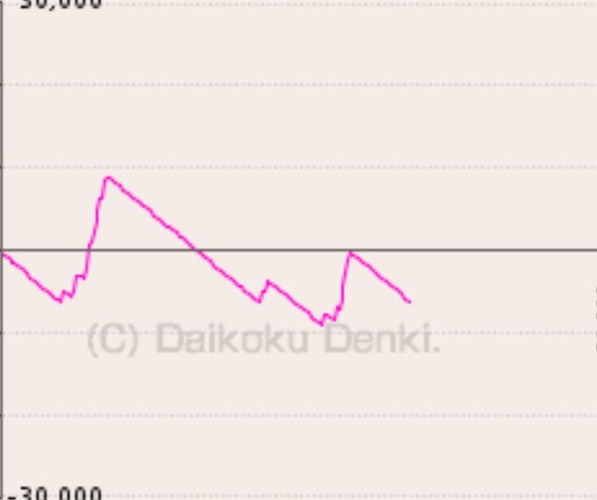
#> input picture backup_20250630_181526/cropped/S__78209130_graph_only.png, 597 x 500 px; its folder holds only this picture in this run
$ python debug_zero_line.py
#> lines starting #> are read from the running program, lines starting #| are printed output that depends on the picture
#!/usr/bin/env python3
"""
ゼロライン検出デバッグツール
"""

import cv2
import numpy as np
import matplotlib.pyplot as plt
import os

def debug_zero_line(image_path):
    """ゼロライン検出をデバッグ"""
    img = cv2.imread(image_path)
#> img is the input picture: shape (500, 597, 3); mean B, G, R 228.5, 231.9, 242.4
    if img is None:
        print(f"画像読み込みエラー: {image_path}")
        return

    height, width = img.shape[:2]
#> height = 500; width = 597
    gray = cv2.cvtColor(img, cv2.COLOR_BGR2GRAY)

    print(f"\n画像: {os.path.basename(image_path)}")
    print(f"サイズ: {width}x{height}")
#| サイズ: 597x500

    mid_y = height // 2
#> mid_y = 250
    print(f"中央Y: {mid_y}")
#| 中央Y: 250

    # 検索範囲の行を分析
    print("\n検索範囲の分析:")
    candidates = []

    for y in range(mid_y - 50, mid_y + 50):
        if y < 0 or y >= height:
            continue

        row = gray[y, :]
        mean_val = np.mean(row)
        std_val = np.std(row)

        # 暗い線の候補
        if mean_val < 150:  # 閾値を緩和
            candidates.append({
                'y': y,
                'mean': mean_val,
                'std': std_val,
                'score': (150 - mean_val) * (1 - std_val/128)
            })
#> this loop made 100 passes
#> (mean_val, std_val) on passes 1 to 12: (235.5, 13.77), (235.6, 13.4), (235.8, 12.68), (235.8, 12.6), (235.8, 12.42), (235.7, 12.94), (235.6, 13.35), (235.6, 12.81), (235.7, 13.36), (235.7, 13.24), (235.8, 12.88), (236, 13.01)
#> after the loop, candidates = 2 items

    # 候補をスコアでソート
    candidates.sort(key=lambda x: x['score'], reverse=True)

    print("\nゼロライン候補（上位10）:")
    for i, cand in enumerate(candidates[:10]):
        print(f"  {i+1}. Y={cand['y']}, 平均={cand['mean']:.1f}, 標準偏差={cand['std']:.1f}, スコア={cand['score']:.1f}")
#> this loop made 2 passes
#> cand on passes 1 to 2: {'y': 250, 'mean': 119.5, 'std': 2.82, 'score': 29.86}, {'y': 249, 'mean': 135.4, 'std': 3.83, 'score': 14.15}
#|   1. Y=250, 平均=119.5, 標準偏差=2.8, スコア=29.9
#|   2. Y=249, 平均=135.4, 標準偏差=3.8, スコア=14.1

    # 実際のゼロライン（固定値として正しい位置を仮定）
    # 画像が597x500で、中央が250なら、実際のゼロラインは...
    actual_zero_y = 250  # 現在の検出値
    adjusted_zero_y = 240  # 提案される調整値（10px上）

    # 可視化
    plt.figure(figsize=(15, 10))

    # 1. 元画像
    plt.subplot(2, 2, 1)
    plt.imshow(cv2.cvtColor(img, cv2.COLOR_BGR2RGB))
    plt.axhline(y=actual_zero_y, color='red', linestyle='--', label='現在の検出')
    plt.axhline(y=adjusted_zero_y, color='green', linestyle='-', label='調整後')
    plt.title('元画像とゼロライン')
    plt.legend()

    # 2. グレースケール
    plt.subplot(2, 2, 2)
    plt.imshow(gray, cmap='gray')
    plt.axhline(y=actual_zero_y, color='red', linestyle='--')
    plt.axhline(y=adjusted_zero_y, color='green', linestyle='-')
    plt.title('グレースケール')

    # 3. 輝度プロファイル
    plt.subplot(2, 2, 3)
    y_range = range(mid_y - 50, mid_y + 50)
    mean_values = [np.mean(gray[y, :]) if 0 <= y < height else 255 for y in y_range]
#> mean_values = 100 values, max 236.1 at index 13, min 119.5 at index 50, mean 230.6
    plt.plot(y_range, mean_values)
    plt.axvline(x=actual_zero_y, color='red', linestyle='--', label='現在')
    plt.axvline(x=adjusted_zero_y, color='green', linestyle='-', label='調整後')
    plt.xlabel('Y座標')
    plt.ylabel('平均輝度')
    plt.title('Y方向の輝度プロファイル')
    plt.legend()
    plt.grid(True, alpha=0.3)

    # 4. エッジ検出
    plt.subplot(2, 2, 4)
    edges = cv2.Canny(gray, 50, 150)
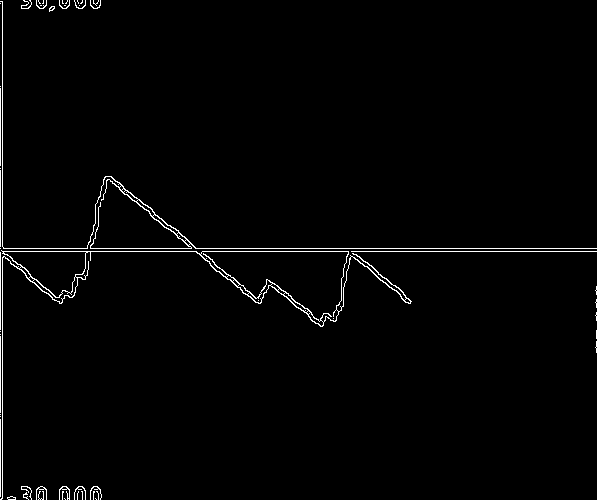
#> edges: shape (500, 597); 1.5% white in thin lines or dots
    plt.imshow(edges, cmap='gray')
    plt.axhline(y=actual_zero_y, color='red', linestyle='--')
    plt.axhline(y=adjusted_zero_y, color='green', linestyle='-')
    plt.title('エッジ検出')

    plt.tight_layout()
    output_path = f"graphs/extracted_data/debug_zero_{os.path.basename(image_path)}"
    plt.savefig(output_path, dpi=150)
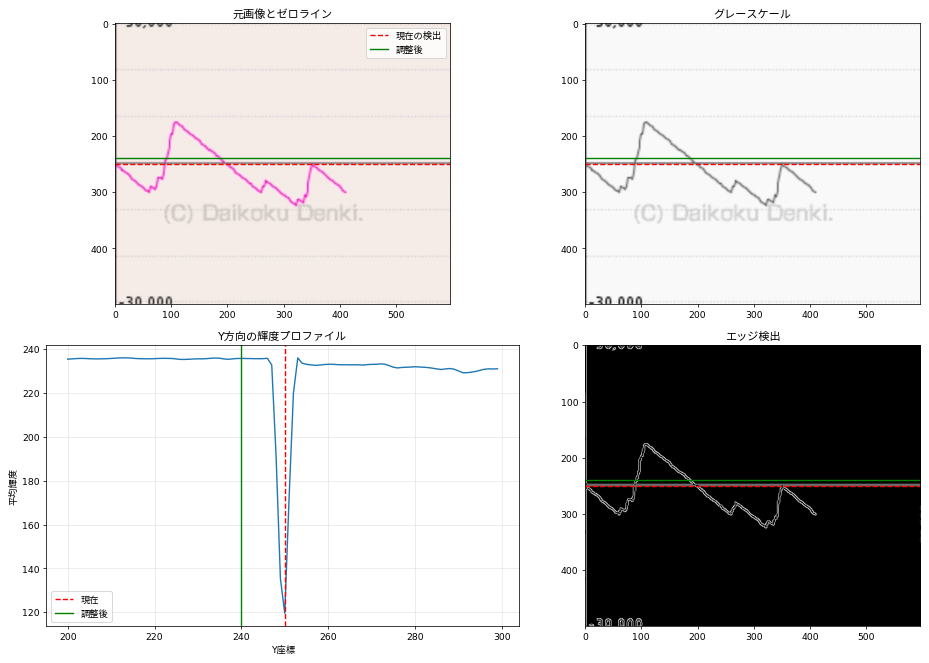
#> figure drawn by matplotlib, 4 panels; panel 3: curve peaks at x = 213, y = 236.1
    plt.close()

    print(f"\nデバッグ画像保存: {output_path}")

    return adjusted_zero_y

# テスト実行
if __name__ == "__main__":
    import glob

    # すべてのクロップ画像をチェック
    image_files = glob.glob("graphs/manual_crop/cropped/*.png")
    image_files.sort()

    print("ゼロライン検出デバッグ")
    print("=" * 60)

    for img_path in image_files[:5]:
        debug_zero_line(img_path)

$ run again, on backup_20250630_181526/cropped/S__78209170_graph_only.png
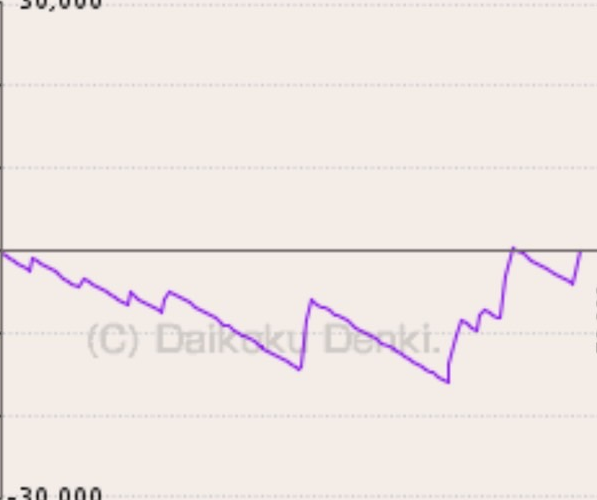
#> input picture backup_20250630_181526/cropped/S__78209170_graph_only.png, 597 x 500 px
#> in debug_zero_line, img is the input picture: shape (500, 597, 3); mean B, G, R 228.8, 232.4, 240.4
#| サイズ: 597x500
#| 中央Y: 250
#> the loop in debug_zero_line, `for y in range(mid_y - 50, mid_y + 50):` made 100 passes
#> (mean_val, std_val) on passes 1 to 8: (237.5, 7.15), (237.5, 7.15), (237.5, 7.15), (237.5, 7.15), (237.5, 7.15), (237.5, 7.15), (237.5, 7.15), (237.5, 7.15)
#> after the loop in debug_zero_line, `for y in range(mid_y - 50, mid_y + 50):`: candidates = 2 items
#> the loop in debug_zero_line, `for i, cand in enumerate(candidates[:10]):` made 2 passes
#> cand on passes 1 to 2: {'y': 250, 'mean': 116.6, 'std': 2.33, 'score': 32.77}, {'y': 251, 'mean': 143.6, 'std': 6.51, 'score': 6.11}
#> (printed output is left out)
#> mean_values = 100 values, max 238.3 at index 45, min 116.6 at index 50, mean 231.3
#> in debug_zero_line, `edges = cv2.Canny(gray, 50, 150)`:
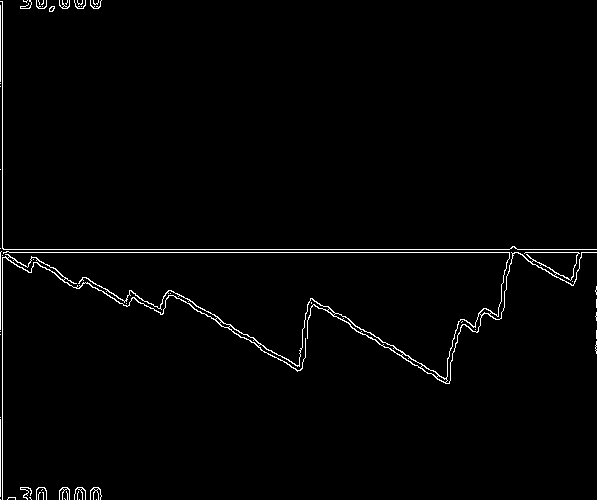
#> edges: shape (500, 597); 1.6% white in thin lines or dots
#> in debug_zero_line, `plt.savefig(output_path, dpi=150)`:
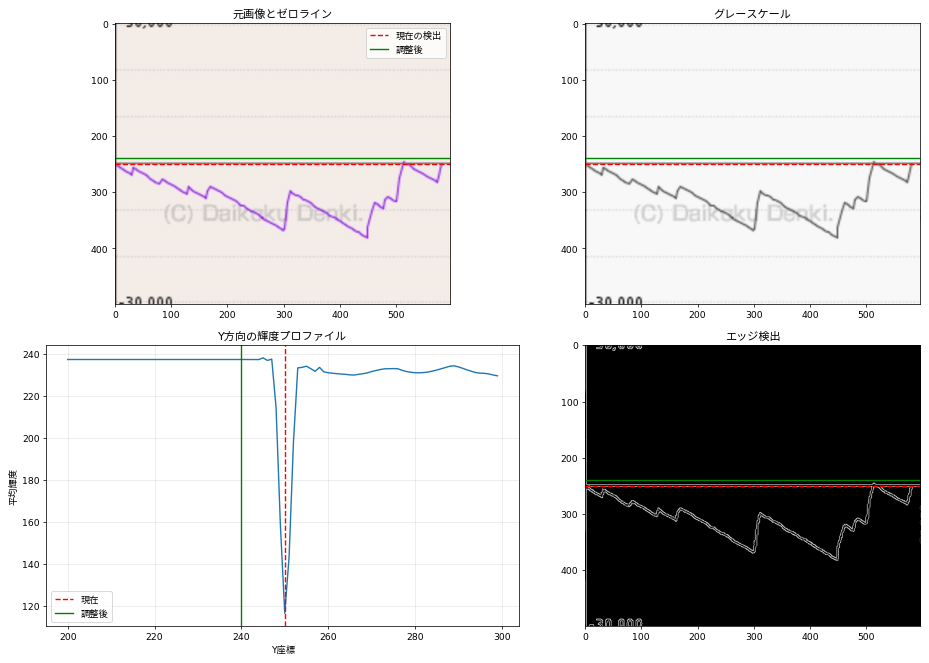
#> figure drawn by matplotlib, 4 panels; panel 3: curve peaks at x = 245, y = 238.3

$ run again, on backup_20250630_181526/cropped/S__78209174_graph_only.png
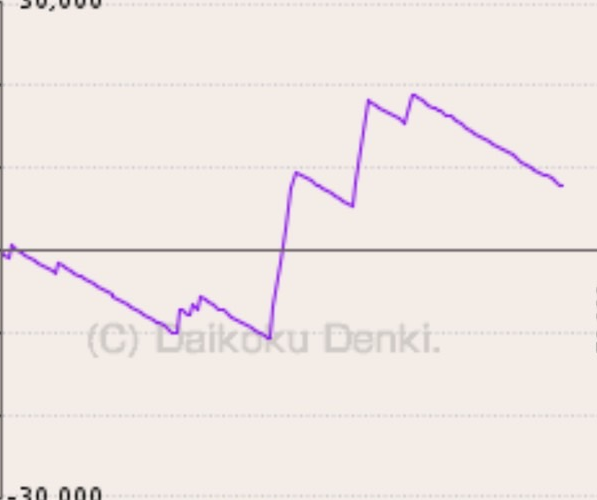
#> input picture backup_20250630_181526/cropped/S__78209174_graph_only.png, 597 x 500 px
#> in debug_zero_line, img is the input picture: shape (500, 597, 3); mean B, G, R 228.9, 232.2, 240.3
#| サイズ: 597x500
#| 中央Y: 250
#> the loop in debug_zero_line, `for y in range(mid_y - 50, mid_y + 50):` made 100 passes
#> (mean_val, std_val) on passes 1 to 8: (234.5, 16.56), (234.5, 16.84), (234.5, 17.05), (234.4, 18.36), (234.7, 17.23), (235.1, 16.12), (235.6, 14.98), (236, 12.58)
#> after the loop in debug_zero_line, `for y in range(mid_y - 50, mid_y + 50):`: candidates = 2 items
#> the loop in debug_zero_line, `for i, cand in enumerate(candidates[:10]):` made 2 passes
#> cand on passes 1 to 2: {'y': 250, 'mean': 115.6, 'std': 2.46, 'score': 33.76}, {'y': 249, 'mean': 140.1, 'std': 5.5, 'score': 9.47}
#> (printed output is left out)
#> mean_values = 100 values, max 236.7 at index 14, min 115.6 at index 50, mean 231.8
#> in debug_zero_line, `edges = cv2.Canny(gray, 50, 150)`:
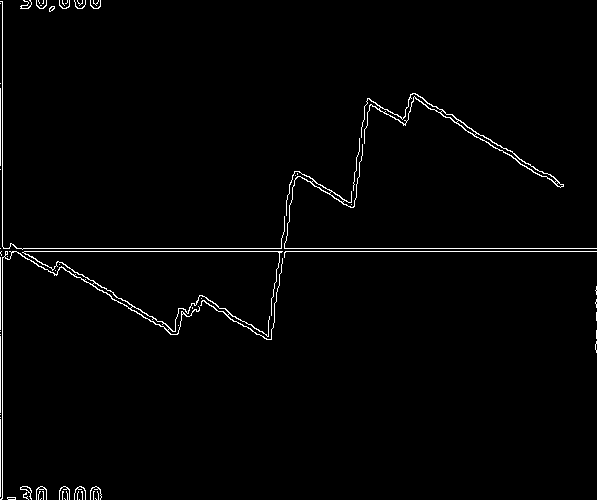
#> edges: shape (500, 597); 1.6% white in thin lines or dots
#> in debug_zero_line, `plt.savefig(output_path, dpi=150)`:
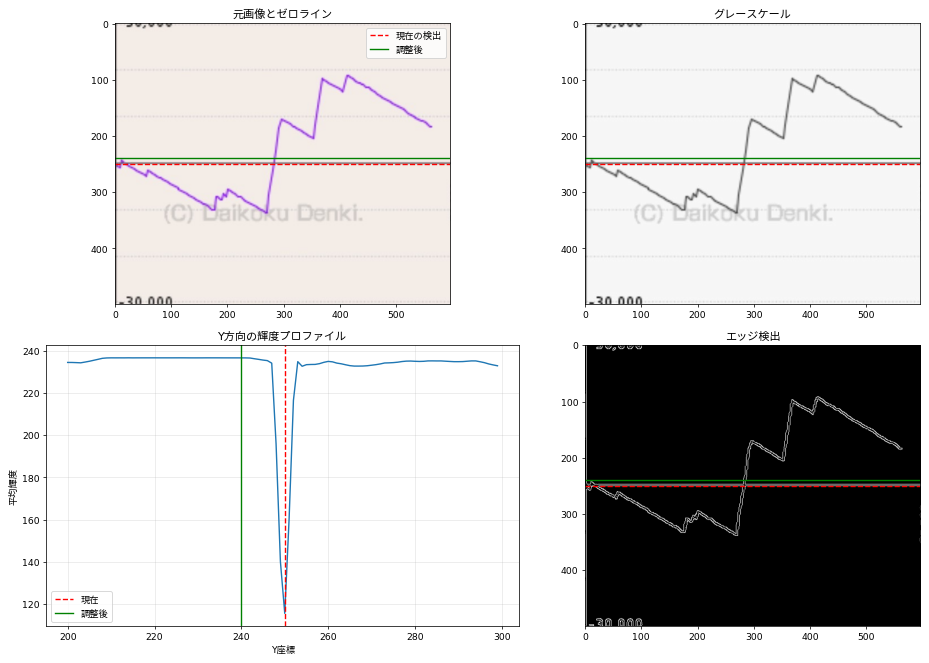
#> figure drawn by matplotlib, 4 panels; panel 3: curve peaks at x = 214, y = 236.7

$ run again, on backup_20250630_181526/cropped/S__78848012_graph_only.png
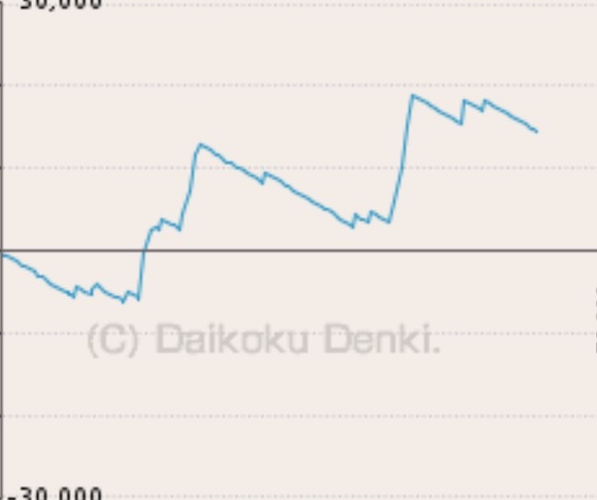
#> input picture backup_20250630_181526/cropped/S__78848012_graph_only.png, 597 x 500 px
#> in debug_zero_line, img is the input picture: shape (500, 597, 3); mean B, G, R 228.5, 233.5, 239.5
#| サイズ: 597x500
#| 中央Y: 250
#> the loop in debug_zero_line, `for y in range(mid_y - 50, mid_y + 50):` made 100 passes
#> (mean_val, std_val) on passes 1 to 8: (235.4, 13.04), (235.3, 13.32), (235.2, 13.12), (235.2, 13.24), (235.2, 13.43), (235.3, 12.83), (235.3, 13.1), (235.2, 13.02)
#> after the loop in debug_zero_line, `for y in range(mid_y - 50, mid_y + 50):`: candidates = 2 items
#> the loop in debug_zero_line, `for i, cand in enumerate(candidates[:10]):` made 2 passes
#> cand on passes 1 to 2: {'y': 250, 'mean': 114.9, 'std': 1.79, 'score': 34.64}, {'y': 251, 'mean': 142.6, 'std': 3.64, 'score': 7.21}
#> (printed output is left out)
#> mean_values = 100 values, max 237.9 at index 46, min 114.9 at index 50, mean 231.5
#> in debug_zero_line, `edges = cv2.Canny(gray, 50, 150)`:
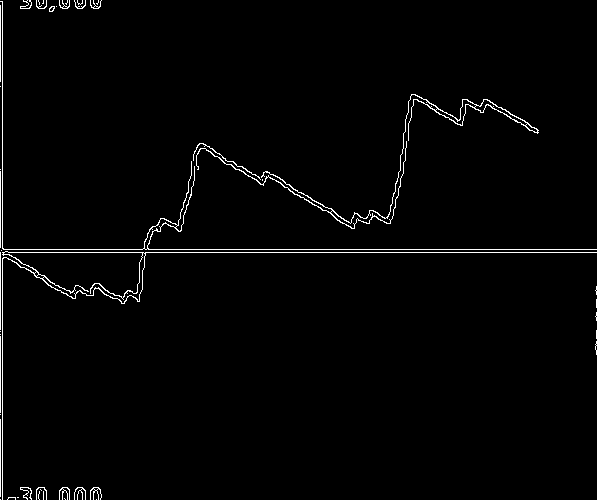
#> edges: shape (500, 597); 1.6% white in thin lines or dots
#> in debug_zero_line, `plt.savefig(output_path, dpi=150)`:
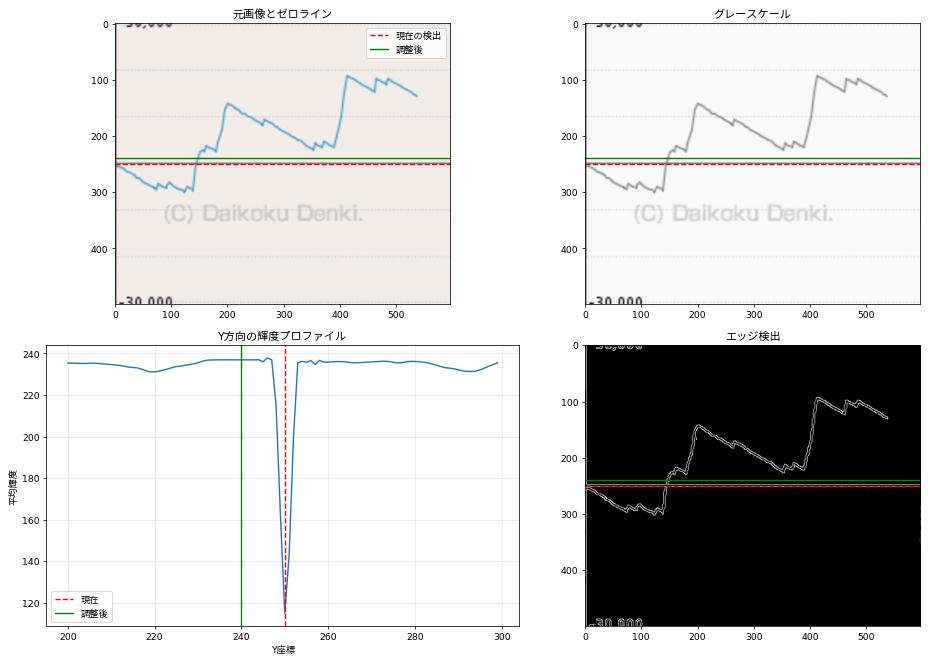
#> figure drawn by matplotlib, 4 panels; panel 3: curve peaks at x = 246, y = 237.9

$ run again, on backup_20250630_181526/cropped/S__78209156_graph_only.png
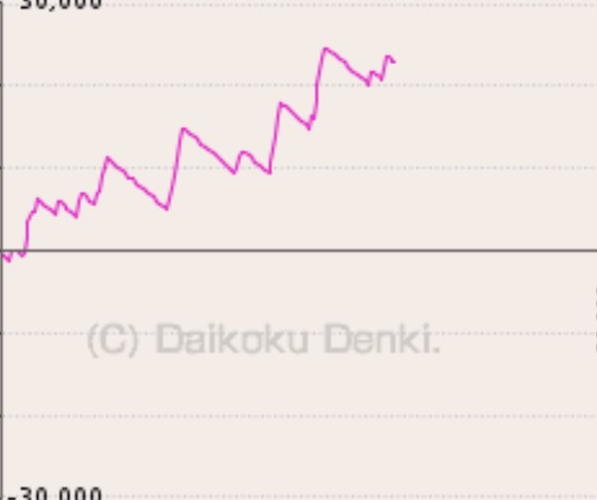
#> input picture backup_20250630_181526/cropped/S__78209156_graph_only.png, 597 x 500 px
#> in debug_zero_line, img is the input picture: shape (500, 597, 3); mean B, G, R 228.5, 232.5, 241.2
#| サイズ: 597x500
#| 中央Y: 250
#> the loop in debug_zero_line, `for y in range(mid_y - 50, mid_y + 50):` made 100 passes
#> (mean_val, std_val) on passes 1 to 8: (231.8, 20.71), (231.1, 22.9), (230.9, 22.76), (230.9, 21.99), (231, 21.78), (231.3, 20.31), (231.8, 20.46), (232.1, 19.9)
#> after the loop in debug_zero_line, `for y in range(mid_y - 50, mid_y + 50):`: candidates = 2 items
#> the loop in debug_zero_line, `for i, cand in enumerate(candidates[:10]):` made 2 passes
#> cand on passes 1 to 2: {'y': 250, 'mean': 116.7, 'std': 2.07, 'score': 32.72}, {'y': 251, 'mean': 143, 'std': 5.47, 'score': 6.72}
#> (printed output is left out)
#> mean_values = 100 values, max 238.8 at index 47, min 116.7 at index 50, mean 232.7
#> in debug_zero_line, `edges = cv2.Canny(gray, 50, 150)`:
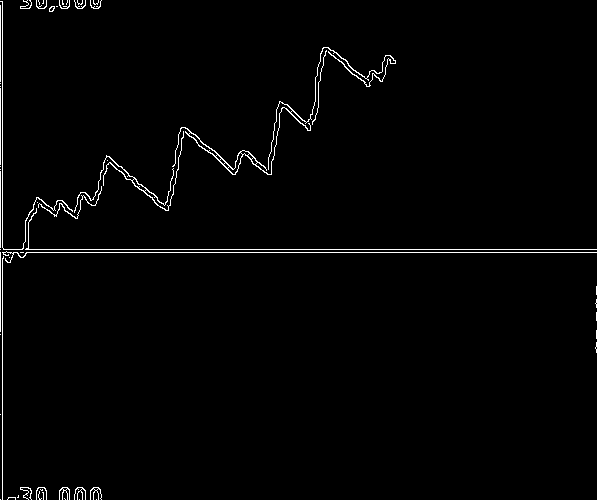
#> edges: shape (500, 597); 1.5% white in thin lines or dots
#> in debug_zero_line, `plt.savefig(output_path, dpi=150)`:
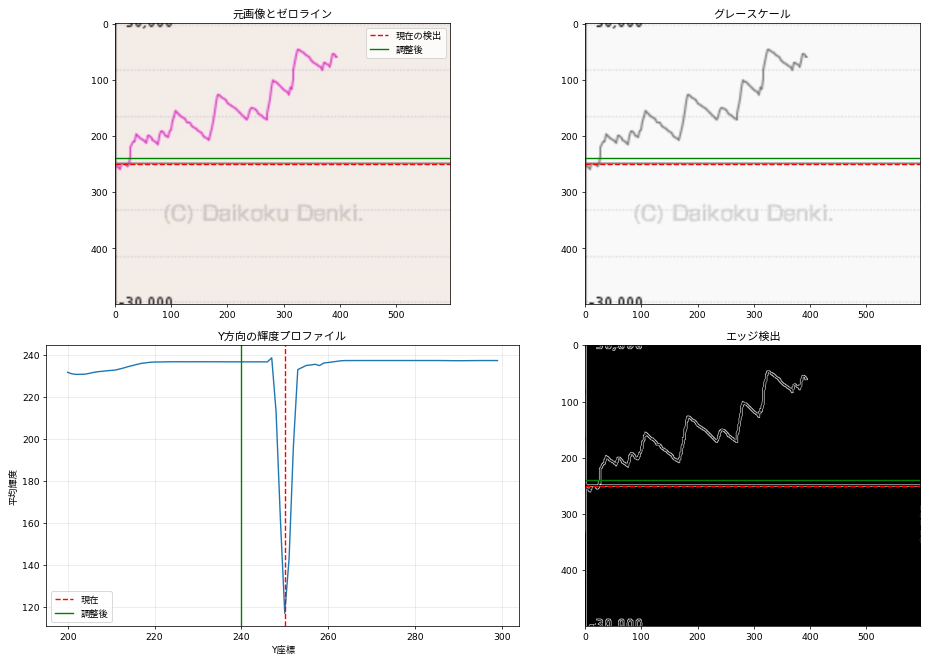
#> figure drawn by matplotlib, 4 panels; panel 3: curve peaks at x = 247, y = 238.8
